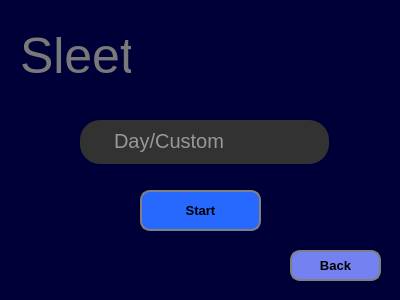
<?xml version="1.0" encoding="UTF-8"?>
<ui version="4.0">
 <class>sleet</class>
 <widget class="QMainWindow" name="sleet">
  <property name="geometry">
   <rect>
    <x>0</x>
    <y>0</y>
    <width>400</width>
    <height>300</height>
   </rect>
  </property>
  <property name="minimumSize">
   <size>
    <width>400</width>
    <height>300</height>
   </size>
  </property>
  <property name="maximumSize">
   <size>
    <width>400</width>
    <height>300</height>
   </size>
  </property>
  <property name="windowTitle">
   <string>Sleet</string>
  </property>
  <property name="styleSheet">
   <string notr="true">background-color:rgb(0, 0, 57);</string>
  </property>
  <widget class="QWidget" name="centralwidget">
   <widget class="QLabel" name="label">
    <property name="geometry">
     <rect>
      <x>20</x>
      <y>20</y>
      <width>111</width>
      <height>71</height>
     </rect>
    </property>
    <property name="styleSheet">
     <string notr="true">background-color: rgba(0,0,0,0%);
color: rgb(121, 121, 121);
font-size : 50px;

</string>
    </property>
    <property name="text">
     <string>Sleet</string>
    </property>
   </widget>
   <widget class="QPushButton" name="instructionbtn_2">
    <property name="geometry">
     <rect>
      <x>140</x>
      <y>190</y>
      <width>121</width>
      <height>41</height>
     </rect>
    </property>
    <property name="styleSheet">
     <string notr="true">QPushButton{
background-color:rgb(39, 104, 255);
border-color: grey;
border-radius:10px ;
border-width:2px;
border-style:solid;
font-weight: bold;
transition: all 0.5s;
font-size:13px;
}
QPushButton:hover{

background-color:rgb(64, 255, 140);
border-color: white;
border-width:5px

	
}


</string>
    </property>
    <property name="text">
     <string>Start</string>
    </property>
   </widget>
   <widget class="QTextEdit" name="textEdit">
    <property name="enabled">
     <bool>true</bool>
    </property>
    <property name="geometry">
     <rect>
      <x>80</x>
      <y>120</y>
      <width>249</width>
      <height>44</height>
     </rect>
    </property>
    <property name="styleSheet">
     <string notr="true">background-color: qlineargradient(spread:pad, x1:0, y1:0, x2:1, y2:0, stop:1 rgba(50, 50, 50, 255));
border-radius : 20px;
 
color: rgb(255, 255, 255);
font-size:20px;
padding-left:30px;
padding-top : 5px;</string>
    </property>
    <property name="placeholderText">
     <string>Day/Custom</string>
    </property>
   </widget>
   <widget class="QPushButton" name="instructionbtn_6">
    <property name="geometry">
     <rect>
      <x>290</x>
      <y>250</y>
      <width>91</width>
      <height>31</height>
     </rect>
    </property>
    <property name="styleSheet">
     <string notr="true">QPushButton{
background-color: rgb(115, 129, 241);
border-color: grey;
border-radius:10px ;
border-width:2px;
border-style:solid;
font-weight: bold;
transition: all 0.5s;
font-size:13px;
}
QPushButton:hover{
background-color:rgb(83, 83, 83);
border-color: black;
border-width:5px

	
}


</string>
    </property>
    <property name="text">
     <string>Back</string>
    </property>
   </widget>
  </widget>
 </widget>
 <resources/>
 <connections/>
</ui>
